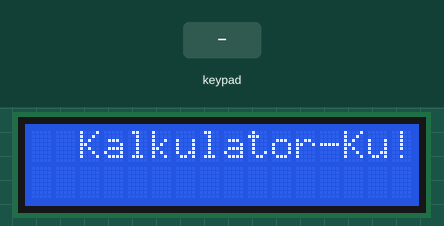
This sketch was run on a simulated Arduino Uno, built with avr-gcc and run on an emulated ATmega328P. Shown: 16×2 character LCD. The test bench sets the inputs (shaded band).

Above: at 0.1 s.
2.3 s: keypad keys 7 + 5 = pressed 0.4 s apart
At 4.5 s:
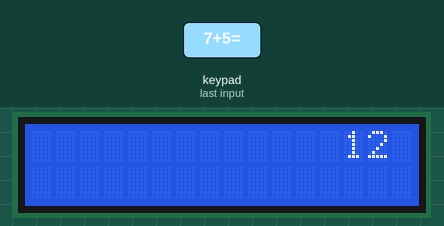
5.4 s: key '7' pressed
At 5.9 s:
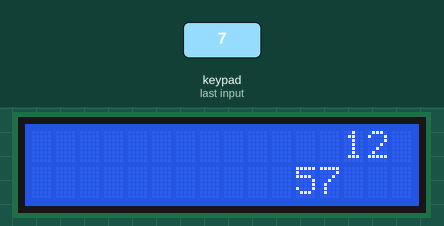
6.9 s: key '8' pressed
At 8.1 s:
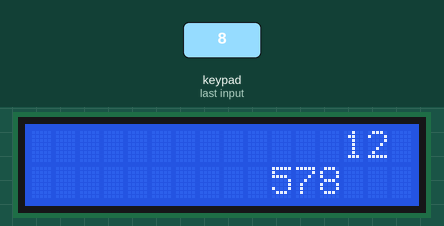
8.4 s: keypad keys 7 6 5 4 pressed 0.4 s apart
At 10.3 s:
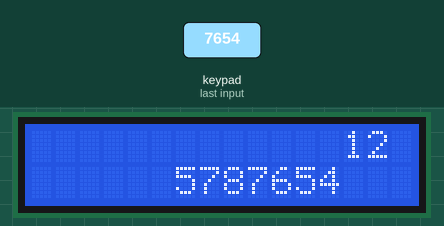
Timing chart, 0 to 11.8 s (numbered marks = the images above; inputs shaded):
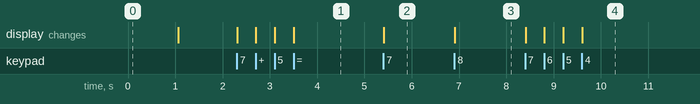

The sketch:

project_calculator.ino
```cpp
//Proyek Calculator arduino
#include <LiquidCrystal.h>
#include <Keypad.h>
LiquidCrystal lcd(13, 12, 11, 10, 9, 8);
const byte JmlBaris = 4;
const byte JmlKolom = 4;
char keys[JmlBaris][JmlKolom] = {
  {'7', '8', '9', '/'},
  {'4', '5', '6', 'x'},
  {'1', '2', '3', '-'},
  {'C', '0', '=', '+'}
};
  byte PinBaris[JmlBaris] = {7,6,5,4};
  byte PinKolom[JmlKolom] = {3,2,1,0};
Keypad myKeypad = Keypad(makeKeymap(keys), PinBaris, PinKolom, JmlBaris, JmlKolom );
boolean valOnePresent = false;
boolean final = false;
String num1, num2;
long ans;
char op;
void setup(){
  lcd.begin(16,2);
  lcd.setCursor(2,0);
  lcd.print("Kalkulator-Ku!");
  delay(1000);
  lcd.clear();
}

void loop(){
  char key = myKeypad.getKey();
  if(key!=NO_KEY && key=='1'||key=='2'||key=='3'||key=='4'||key=='5'||key=='6'||key=='7'||key=='8'||key=='9'||key=='0'){
  if (valOnePresent != true){
      num1 = num1 + key;
      int numLength = num1.length();
      lcd.setCursor(15-numLength, 0);//print operator
      lcd.print(num1);
    }
    else {
      num2 = num2 + key;
      int numLength = num2.length();
      lcd.setCursor(15 - numLength, 1);
      lcd.print(num2);
      final = true;
    }
  }
  else if (valOnePresent == false && key != NO_KEY && (key
       == '/' || key == 'x' || key == '-' || key == '+')){

   if (valOnePresent == false){
       valOnePresent = true;
       op = key;
       lcd.setCursor(15,0);
       lcd.print(op);
    }
  }
  else if (final == true && key != NO_KEY && key == '='){
    if (op == '+'){
      ans = num1.toInt() + num2.toInt();
    }
    else if (op == '-'){
      ans = num1.toInt() - num2.toInt();
    }
    else if (op == 'x'){
      ans = num1.toInt() * num2.toInt();
    }
    else if (op == '/'){
      ans = num1.toInt() / num2.toInt();
    }
      lcd.clear();
      lcd.setCursor(15,0);
      lcd.autoscroll();
      lcd.print(ans);
      lcd.noAutoscroll();
  }
  else if (key != NO_KEY && key == 'C'){
    lcd.clear();
    valOnePresent = false;
    final = false;
    num1 = "";
    num2 = "";
    ans = 0;
    op = ' ';
  }
}
```

Measured:
- after the input at 2.3 s, the display: first changes at once (image 1 shows a later state)
- after the input at 5.4 s, the display: changes at once (image 2)
- after the input at 6.9 s, the display: changes at once (image 3)
- after the input at 8.4 s, the display: first changes at once (image 4 shows a later state)
